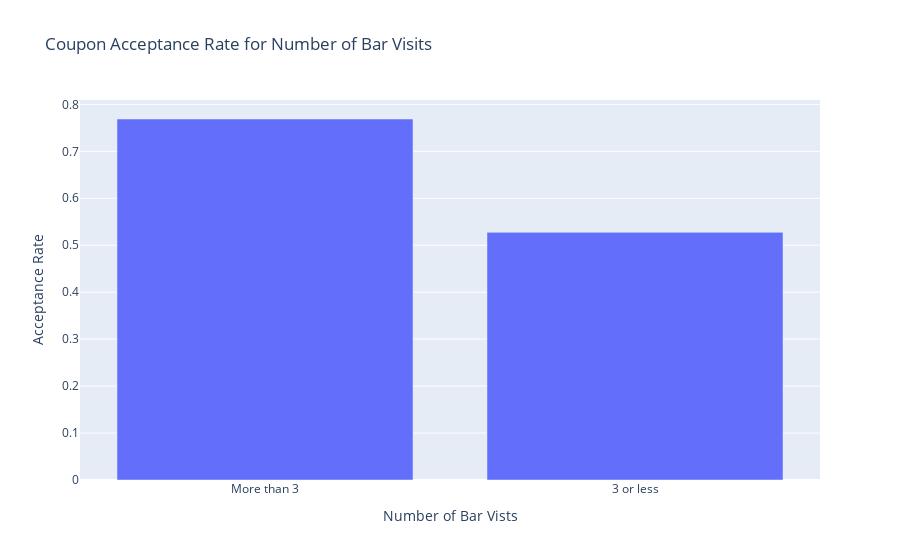

The code cell stored with this chart in its notebook:
### Code cell
bar_graph_data = [['More than 3',  data_bar_3_more_accept_rate], ['3 or less', data_bar_3_less_accept_rate]]
 
# Create the pandas DataFrame
bar_graph_df = pd.DataFrame(bar_graph_data, columns=['Number of Bar Vists', 'Acceptance Rate'])
fig = px.bar(bar_graph_df, x='Number of Bar Vists',y='Acceptance Rate',title = 'Coupon Acceptance Rate for Number of Bar Visits')
fig.show()
fig.write_image('images/Coupon_Acceptance_Rate_for_Number_of_Bar_Visits.png')

### Figure 1 — Plotly figure (JSON) as saved in the notebook; plotly's stock layout.template omitted (floating-point values rounded to 4 significant figures)
{"data": [{"alignmentgroup": "True", "hovertemplate": "Number of Bar Vists=%{x}<br>Acceptance Rate=%{y}<extra></extra>", "legendgroup": "", "marker": {"color": "#636efa", "pattern": {"shape": ""}}, "name": "", "offsetgroup": "", "orientation": "v", "showlegend": false, "textposition": "auto", "type": "bar", "x": ["More than 3", "3 or less"], "xaxis": "x", "y": [0.7688, 0.5274], "yaxis": "y"}], "layout": {"barmode": "relative", "legend": {"tracegroupgap": 0}, "title": {"text": "Coupon Acceptance Rate for Number of Bar Visits"}, "xaxis": {"anchor": "y", "domain": [0, 1], "title": {"text": "Number of Bar Vists"}}, "yaxis": {"anchor": "x", "domain": [0, 1], "title": {"text": "Acceptance Rate"}}}}
